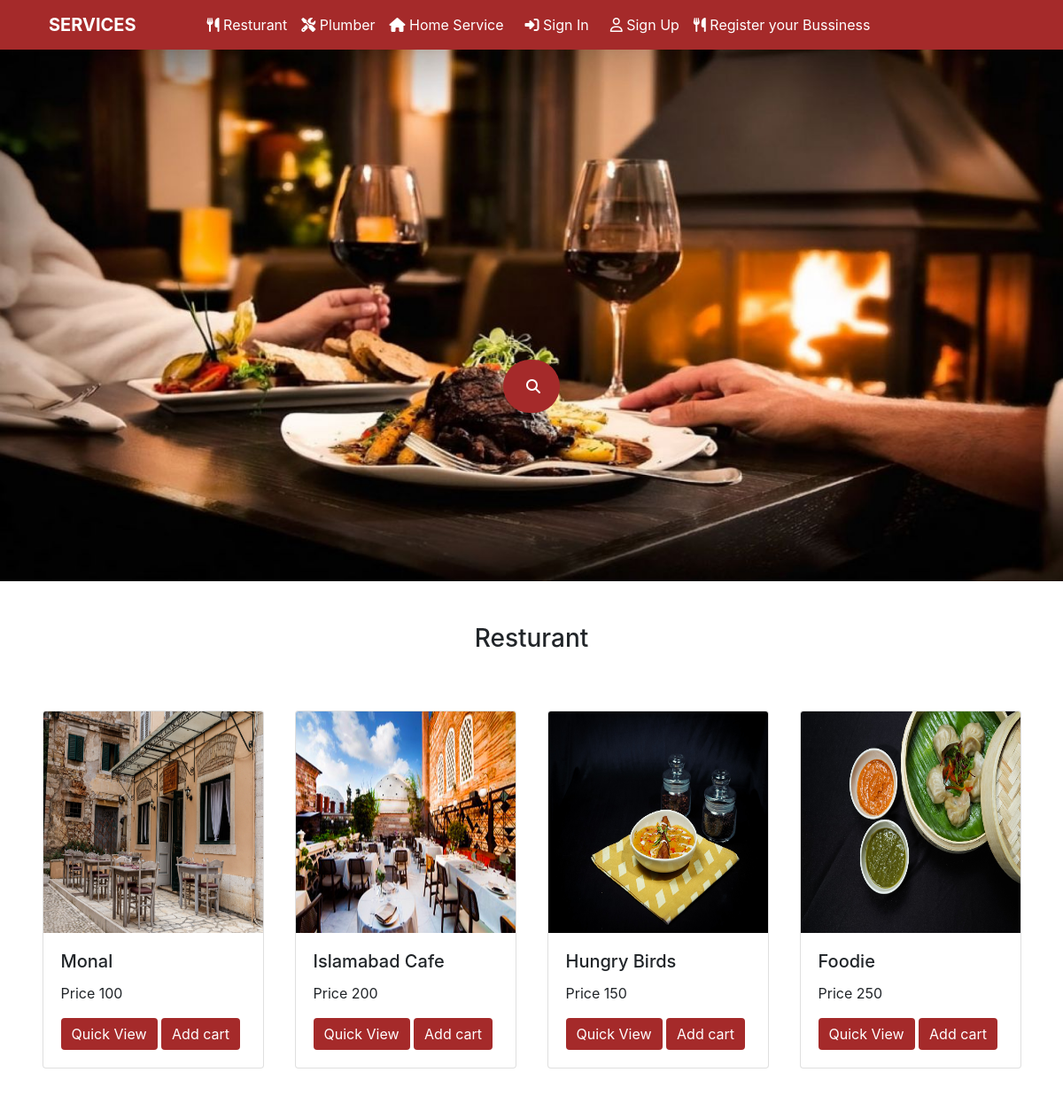
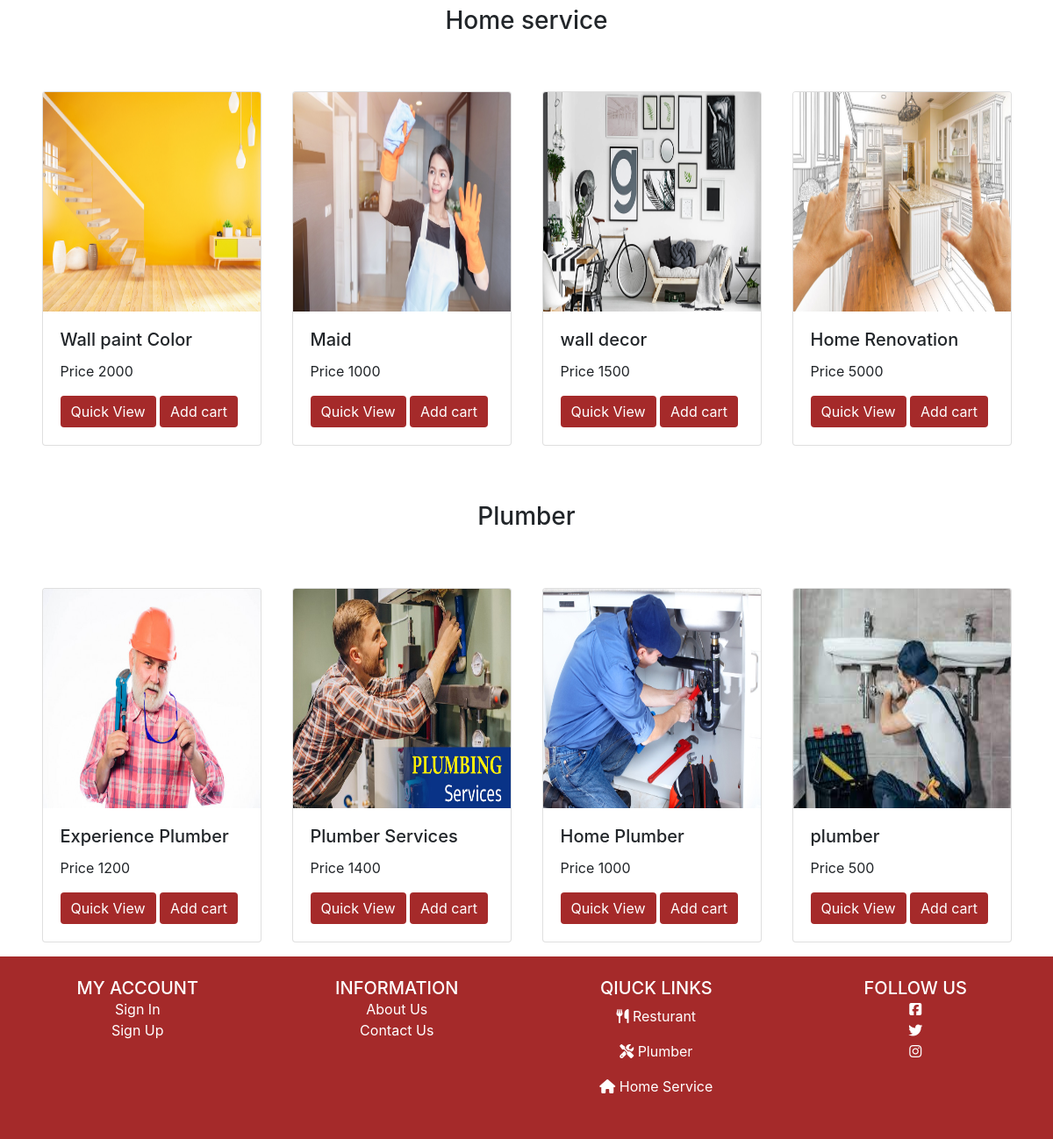
The page / on the database its author committed (2 pictures, top to bottom).
### serviceapp/models.py (models this page shows)
class bussiness(models.Model):
    CHOICES = (
        ('RESTURANT', 'Resturant'),
        ('PLUMBER', 'Plumber'),
        ('HOMESERVICE', 'Home Service'),
    )
    name = models.CharField(max_length=30)
    price = models.IntegerField()
    rating = models.IntegerField()
    location = models.CharField(max_length=30)
    description = models.TextField(blank=True, null=True)
    img = models.ImageField(upload_to='pics')
    category = models.CharField(
        max_length=15,
        choices=CHOICES
        )

### serviceapp/views.py (the view)
# urls.py: path('', views.home , name ='home'),
def home(request):
    if request.method == 'POST':
        search = request.POST['search']
        ser = search.upper()
        print(ser)
        result = bussiness.objects.filter(category=ser).all()
        return render(request,'home.html', {'res': result , 'search': ser})
    else:
        res = bussiness.objects.filter(category='RESTURANT')[:4]
        home = bussiness.objects.filter(category='HOMESERVICE')[:4]
        plum = bussiness.objects.filter(category='PLUMBER')[:4]
        return render(request , 'home.html',{'re':res,'hom':home , 'plum': plum})

### templates/home.html (shortened to what this page needs)
{% extends 'base.html' %}
{% load static %}
{% block css %}
<link rel="stylesheet" href="{% static 'css/home.css' %}">
{% endblock %}
{% block content %}
<div id="carouselExampleSlidesOnly" class="carousel slide" data-bs-ride="carousel">
    <div class="carousel-inner">
        <div class="carousel-item active">
            <img src="{% static 'images/home.jpg'%}" class="d-block w-100" alt="..." style="height: 600px;">
            <div class="carousel-caption  d-md-block">
                <form method="POST" action="{% url 'home' %}">
                    <div class="container h-100">
                        <div class="d-flex justify-content-center h-100" style="margin-bottom: 150px;">
                            <div class="searchbar">
                                <input class="search_input" type="text" name="search" placeholder="Search..."
                                    autocomplete="off" required="required">
                                <a href="#" class="search_icon"><i class="fas fa-search"></i></a>
                            </div>
                        </div>
                    </div>
                </form>
            </div>
        </div>
    </div>
</div>
{% if res is none %}
<div class="container">
    <div class="text-center my-5">
        <h3 class="st">Resturant</h3>
    </div>
    <div class="row ">
        {% for de in re %}
        <div class="col-lg-3 col-md-6 col-12 my-3 d-flex justify-content-center ">
            <div class="card" style="width:250px">
                <img class="card-img-top" src="{{de.img.url}}" alt="Card image cap" style="height: 250px; ">
                <div class="card-body">
                    <h5 class="card-title ">{{de.name}}</h5>
                    <p class="card-text">Price {{de.price}}</p>
                    <a href="{% url  'quickview'  de.id %}"><button class="btn"
                            style="background-color: brown; color:white;outline:none;border: none; box-shadow: none "> Quick View
                        </button></a>
                    <button class="add-to-cart btn" id="{{de.id}}"
                        style="background-color: brown; color:white; outline:none;border: none; box-shadow: none ">Add
                        cart</button>
                </div>
            </div>
        </div>
        {% endfor %}
    </div>
    <div class="text-center my-5">
        <h3 class="st">Home service</h3>
    </div>
    <div class="row ">
        {% for de in hom %}
        <div class="col-lg-3 col-md-6 col-12 my-3 d-flex justify-content-center ">
            <div class="card" style="width:250px">
                <img class="card-img-top" src="{{de.img.url}}" alt="Card image cap" style="height: 250px; ">
                <div class="card-body">
                    <h5 class="card-title ">{{de.name}}</h5>
                    <p class="card-text">Price {{de.price}}</p>
                    <a href="{% url  'quickview'  de.id %}"><button class="btn"
                            style="background-color: brown; color:white ; outline:none;border: none; box-shadow: none"> Quick View
                        </button></a>
                    <button class="add-to-cart btn" id ="{{de.id}}"
                        style="background-color: brown; color:white; outline:none;border: none; box-shadow: none">Add cart</button>
                </div>
            </div>
        </div>
        {% endfor %}
    </div>
    <div class="text-center my-5">
        <h3 class="st">Plumber</h3>
    </div>
    <div class="row ">
        {% for de in plum %}
        <div class="col-lg-3 col-md-6 col-12 my-3 d-flex justify-content-center ">
            <div class="card" style="width:250px">
                <img class="card-img-top" src="{{de.img.url}}" alt="Card image cap" style="height: 250px; ">
                <div class="card-body">
                    <h5 class="card-title ">{{de.name}}</h5>
                    <p class="card-text">Price {{de.price}}</p>
                    <a href="{% url  'quickview'  de.id %}"><button class="btn"
                            style="background-color: brown; color:white; outline:none;border: none; box-shadow: none"> Quick View
                        </button></a>
                    <button class="add-to-cart btn" id="{{de.id}}"
                        style="background-color: brown; color:white; outline:none;border: none; box-shadow: none">Add cart</button>
                </div>
            </div>
        </div>
        {% endfor %}
    </div>
</div>
{% endif %}
{% endblock %}

### templates/base.html (shortened to what this page needs)
<!DOCTYPE html>
{% load static %}
<html lang="en">
<head>
  <link rel="stylesheet" href="https://maxcdn.bootstrapcdn.com/bootstrap/4.0.0/css/bootstrap.min.css"
>
  {% block css %}
  {% endblock %}
  <link rel="stylesheet" href="https://cdnjs.cloudflare.com/ajax/libs/animate.css/4.1.1/animate.min.css" />
</head>
<body>
  <nav class="navbar navbar-expand-lg   " style="background-color:brown;">
    <div class="container-fluid">
      <a class="navbar-brand font-weight-bold text-white mx-4 animate__heartBeat st "
        href="{% url 'home' %}">SERVICES</a>
      <div class="collapse navbar-collapse text-center" id="navbarSupportedContent">
        <div class="navbar-nav mx-5">
          <a class="nav-link text-white" href="{% url 're' %}"><i class="fas fa-utensils"></i> Resturant</a>
          <a class="nav-link text-white" href="{% url 'pl' %}"><i class="fas fa-tools"></i> Plumber</a>
          <a class="nav-link text-white" href="{% url 'ho' %}"><i class="fas fa-home"></i> Home Service</a>
          {% if user.is_authenticated %}
          <li class="nav-item  font-weight-bold  ml-4 text-white ">
            Hello, {{user.first_name}}
          </li>
          <li class="nav-item ml-4 ">
            <a class="nav-link text-white mx-3" href="{% url 'logout' %}"> <i class="fas fa-sign-in-alt"></i> Log
              out</a>
          </li>
          {% else %}
          <a class="nav-link text-white mx-2" href="{% url 'signin' %}"> <i class="fas fa-sign-in-alt"></i> Sign In</a>
          <a class="nav-link text-white" href="{% url 'sign' %}"> <i class="fa fa-user-o"> </i> Sign Up</a>
          {% endif %}
          <a class="nav-link text-white" href="{% url 'registration' %}"><i class="fas fa-utensils"></i> Register your Bussiness</a>
        </div>
      </div>
    </div>
  </nav>
  {% block content %} {% endblock %}
  <footer>
    <div class="container-fulid p-4 text-center" style="background-color: brown;">
      <div class="row">
        <div class="col-lg-3 col-md-3 col-sm-6 col-6 mb-4 mb-md-0">
          <h5 class="text-uppercase mb-0 text-white st">My Account</h5>
          <ul class="list-unstyled  ">
            <li class="mb-0">
              <a href="{% url 'signin' %}" class=" non-underline-link text-white">Sign In</a>
            </li>
            <li>
              <a href="{% url 'sign' %}" class=" text-white ">Sign Up</a>
            </li>
          </ul>
        </div>
        <div class="col-lg-3 col-md-3  col-sm-6 col-6 mb-4 mb-md-0">
          <h5 class="text-uppercase mb-0 text-white st">Information</h5>
          <ul class="list-unstyled">
            <li>
              <a href="" class="text-white">About Us</a>
            </li>
            <li>
              <a href="{% url 'contact' %}" class="text-white">Contact Us</a>
            </li>
          </ul>
        </div>
        <div class="col-lg-3 col-md-3 col-sm-6 col-6 mb-4 mb-md-0">
          <h5 class="text-uppercase mb-0 text-white st"> Qiuck LINKS</h5>
          <ul class="list-unstyled">
            <li>
              <a class="nav-link text-white" href="{% url 're' %}"><i class="fas fa-utensils"></i> Resturant</a>
            </li>
            <li>
              <a class="nav-link text-white" href="{% url 'pl' %}"><i class="fas fa-tools"></i> Plumber</a>
            </li>
            <li>
              <a class="nav-link text-white" href="{% url 'ho' %}"><i class="fas fa-home"></i> Home Service</a>
            </li>
          </ul>
        </div>
        <div class="col-lg-3 col-md-3 col-sm-6 col-6 mb-4 mb-md-0">
          <h5 class="text-uppercase mb-0 text-white st">FOLLOW US</h5>
          <ul class="list-unstyled">
            <li>
              <a href="#!" class="text-white"><i class="fab fa-facebook-square"></i></a>
            </li>
            <li>
              <a href="#!" class="text-white"><i class="fab fa-twitter"></i></a>
            </li>
            <li>
              <a href="#!" class="text-white"><i class="fab fa-instagram"></i></a>
            </li>
          </ul>
        </div>
      </div>
    </div>
  </footer>
</body>
</html>

### static/css/home.css (style rules this page uses)
body,html { height: 100%; width: 100%; margin: 0; padding: 0; }
.searchbar { margin-bottom: auto; margin-top: auto; height: 60px; background-color: brown; border-radius: 30px; padding: 10px; }
.search_input { color: white; border: 0; outline: 0; background: none; width: 0; caret-color:transparent; line-height: 40px; transition: width 0.4s linear; }
.search_icon { height: 40px; width: 40px; float: right; display: flex; justify-content: center; align-items: center; border-radius: 50%; color:white; text-decoration:none; }

### rows shown on the page
bussiness: img (picture), name "Monal", price "100"
bussiness: img (picture), name "Islamabad Cafe", price "200"
bussiness: img (picture), name "Hungry Birds", price "150"
bussiness: img (picture), name "Foodie", price "250"
bussiness: img (picture), name "Wall paint Color", price "2000"
bussiness: img (picture), name "Maid", price "1000"
bussiness: img (picture), name "wall decor", price "1500"
bussiness: img (picture), name "Home Renovation", price "5000"
bussiness: img (picture), name "Experience Plumber", price "1200"
bussiness: img (picture), name "Plumber Services", price "1400"
bussiness: img (picture), name "Home Plumber", price "1000"
bussiness: img (picture), name "plumber", price "500"
